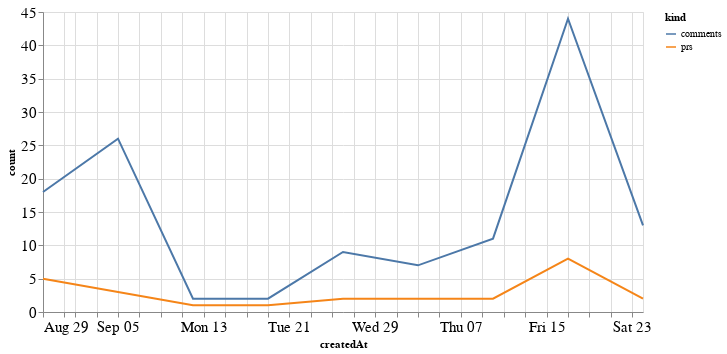

Notebook cell for this chart:
### Code cell
alt.Chart(total_time, width=600).mark_line().encode(
    x='createdAt',
    y='count',
    color='kind'
)

### Figure 1 — Vega-Lite specification as saved in the notebook (floating-point values rounded to 4 significant figures)
{"config": {"axisLeft": {"labelFontSize": 15}, "axisBottom": {"labelFontSize": 15}}, "data": {"name": "data-d0900aeeb1b1c9b5aaef98698ac5b776"}, "mark": "line", "encoding": {"color": {"type": "nominal", "field": "kind"}, "x": {"type": "temporal", "field": "createdAt"}, "y": {"type": "quantitative", "field": "count"}}, "width": 600, "$schema": "https://vega.github.io/schema/vega-lite/v4.8.1.json", "datasets": {"data-d0900aeeb1b1c9b5aaef98698ac5b776": [{"createdAt": "2021-08-29T00:00:00", "kind": "prs", "count": 5}, {"createdAt": "2021-09-05T00:00:00", "kind": "prs", "count": 3}, {"createdAt": "2021-09-12T00:00:00", "kind": "prs", "count": 1}, {"createdAt": "2021-09-19T00:00:00", "kind": "prs", "count": 1}, {"createdAt": "2021-09-26T00:00:00", "kind": "prs", "count": 2}, {"createdAt": "2021-10-03T00:00:00", "kind": "prs", "count": 2}, {"createdAt": "2021-10-10T00:00:00", "kind": "prs", "count": 2}, {"createdAt": "2021-10-17T00:00:00", "kind": "prs", "count": 8}, {"createdAt": "2021-10-24T00:00:00", "kind": "prs", "count": 2}, {"createdAt": "2021-08-29T00:00:00", "kind": "comments", "count": 18}, {"createdAt": "2021-09-05T00:00:00", "kind": "comments", "count": 26}, {"createdAt": "2021-09-12T00:00:00", "kind": "comments", "count": 2}, {"createdAt": "2021-09-19T00:00:00", "kind": "comments", "count": 2}, {"createdAt": "2021-09-26T00:00:00", "kind": "comments", "count": 9}, {"createdAt": "2021-10-03T00:00:00", "kind": "comments", "count": 7}, {"createdAt": "2021-10-10T00:00:00", "kind": "comments", "count": 11}, {"createdAt": "2021-10-17T00:00:00", "kind": "comments", "count": 44}, {"createdAt": "2021-10-24T00:00:00", "kind": "comments", "count": 13}]}}
